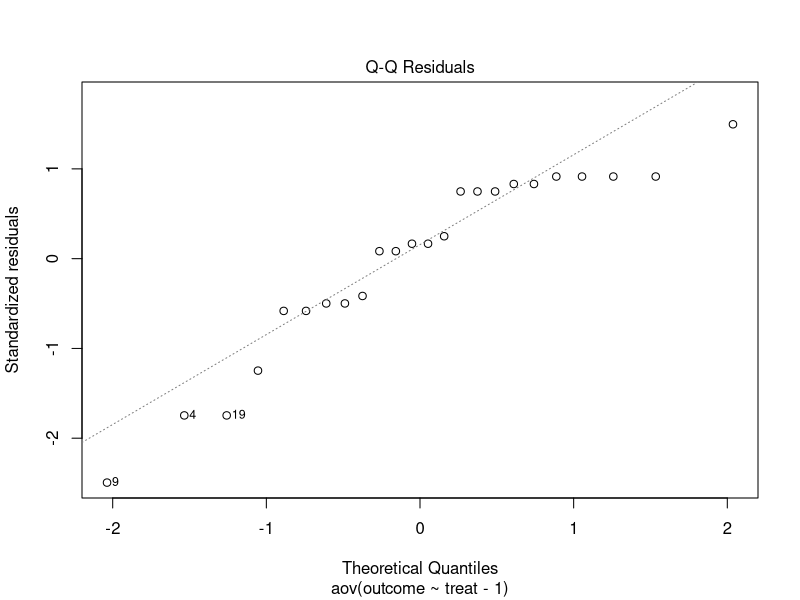
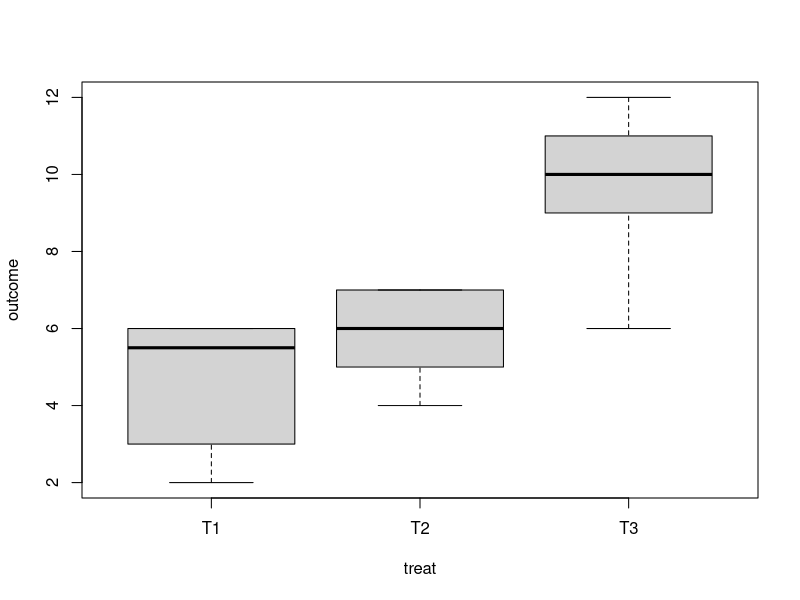

Here is the R script that generated these plots, in order:
################# 
# One-way ANOVA #
#################


# Example: Comparing 3 treatments

# reading data
library(tidyverse)
wide = matrix(c(4, 7, 9,
                2, 6, 12,
                6, 5, 6,
                6, 7, 11,
                5, 6, 10,
                6, 4, 11,
                2, 7, 9,
                6, 5, 10), byrow = T, ncol = 3)
wide = as.data.frame(wide)
colnames(wide) = c("T1", "T2", "T3")

# converting from wide to long format
df = wide %>% pivot_longer(cols = c(T1, T2, T3),
                              names_to = "treat",
                              values_to = "outcome")
df$treat = factor(df$treat)


# fitting model (-1 excludes intercept)
mod = aov(outcome ~ treat - 1, data = df) 
# coefficients
dummy.coef(mod)
# confidence intervals
confint(mod)


# conversion to sum-to-zero
options(contrasts = c("contr.sum", "contr.poly")) 
# refit model
mod_sum = aov(outcome ~ treat, data = df)
dummy.coef(mod_sum)
confint(mod_sum)

# checking normality
plot(mod, which = 2)
# checking equality of variances
boxplot(outcome ~ treat,  data = df)

# ANOVA table
summary(mod)

# Tukey HSD
TukeyHSD(mod, conf.level = 0.95)



